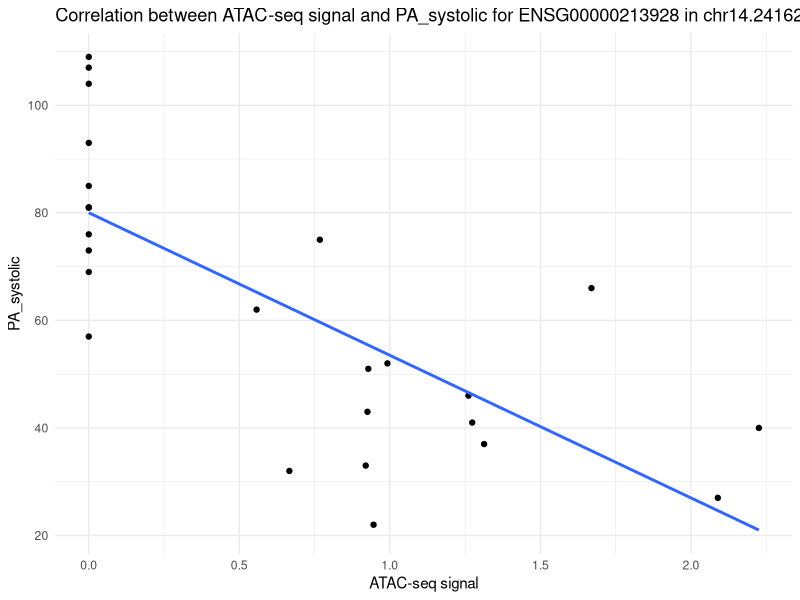
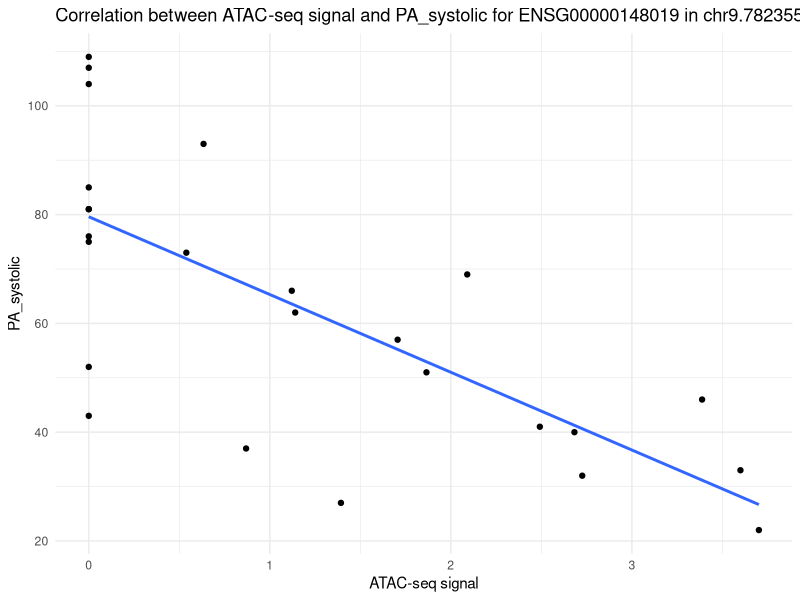
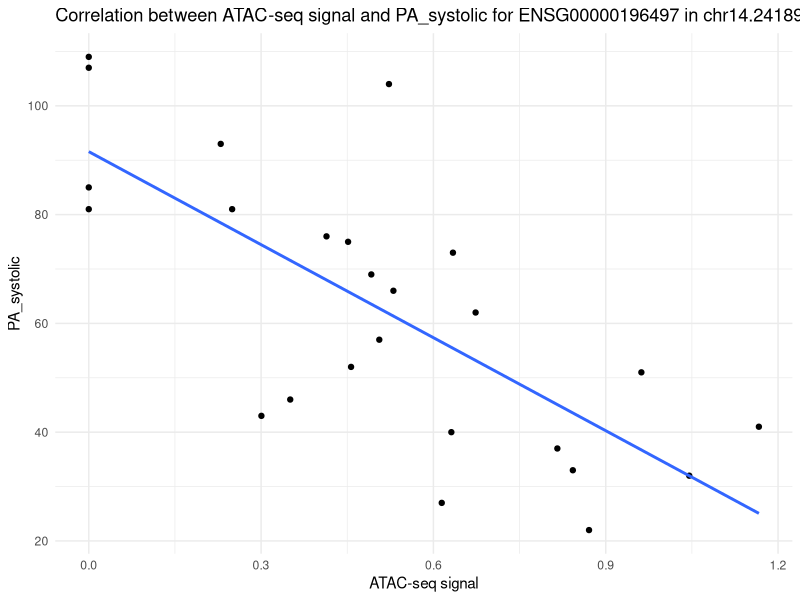
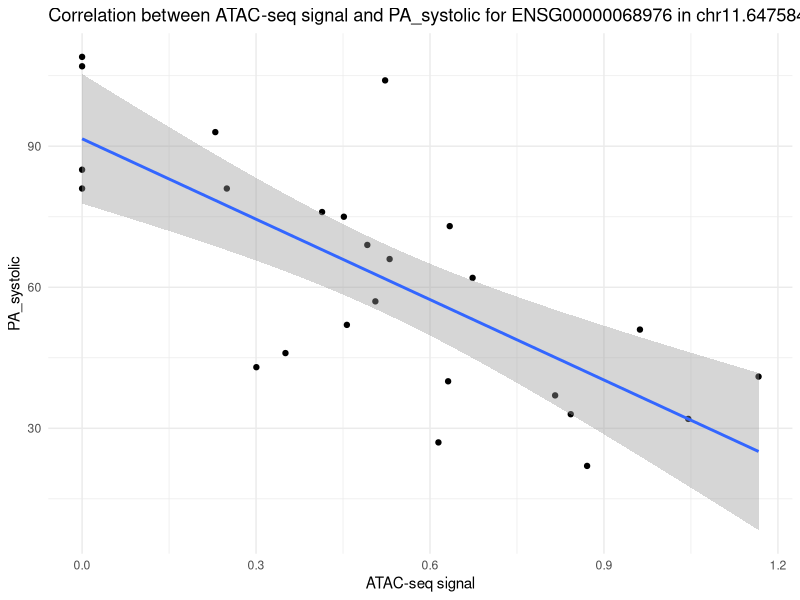

These charts were generated, in order, by the following R code:
library(ggplot2)

segment_name = "chr14.24162155.24162244"
gene_name = "ENSG00000213928"
clinical_parameter = "PA_systolic"

atac_vector = c(0.945924 , 0 , 2.08935 , 0.925572 , 0.666292 , 0.55749 , 0 , 0 , 0 , 0 , 0 , 0 , 0 , 0 , 0.991903 , 1.31306 , 0 , 1.26098 , 1.27345 , 0.767462 , 2.22566 , 0.919898 , 0.928498 , 1.66963 , 0 , 0)

clinical_vector = c(22 , 85 , 27 , 43 , 32 , 62 , 81 , 107 , 109 , 73 , NA , 93 , 76 , 57 , 52 , 37 , 69 , 46 , 41 , 75 , 40 , 33 , 51 , 66 , 104 , 81)


ggplot(data = data.frame(x = atac_vector, y = clinical_vector), aes(x = x, y = y)) +
  geom_point() +
  geom_smooth(method = "lm", se = FALSE) +
  labs(title = paste("Correlation between ATAC-seq signal and", clinical_parameter, "for", gene_name, "in", segment_name),
       x = "ATAC-seq signal",
       y = clinical_parameter) +
  theme_minimal()





segment_name = "chr9.78235502.78235541"
gene_name = "ENSG00000148019"
clinical_parameter = "PA_systolic"

atac_vector = c(3.70145 , 0 , 1.3929 , 0 , 2.72574 , 1.14032 , 0 , 0 , 0 , 0.538901 , 0 , 0.63404 , 0 , 1.70598 , 0 , 0.868933 , 2.0905 , 3.3877 , 2.49153 , 0 , 2.68271 , 3.5996 , 1.86529 , 1.12139 , 0 , 0)

clinical_vector = c(22 , 85 , 27 , 43 , 32 , 62 , 81 , 107 , 109 , 73 , NA , 93 , 76 , 57 , 52 , 37 , 69 , 46 , 41 , 75 , 40 , 33 , 51 , 66 , 104 , 81)

ggplot(data = data.frame(x = atac_vector, y = clinical_vector), aes(x = x, y = y)) +
  geom_point() +
  geom_smooth(method = "lm", se = FALSE) +
  labs(title = paste("Correlation between ATAC-seq signal and", clinical_parameter, "for", gene_name, "in", segment_name),
       x = "ATAC-seq signal",
       y = clinical_parameter) +
  theme_minimal()





segment_name = "chr14.24189949.24190798"
gene_name = "ENSG00000196497"
clinical_parameter = "PA_systolic"

atac_vector = c(0.870927058823529 , 0 , 0.614515070588235 , 0.300538470588235 , 1.04540455764706 , 0.673459505882353 , 0.249601058823529 , 0 , 0 , 0.634000411764706 , 0.432818882352941 , 0.229746176470588 , 0.413867617647059 , 0.505772294117647 , 0.456630964705882 , 0.815774117647059 , 0.491881011764706 , 0.350726234117647 , 1.16662211764706 , 0.451448191764706 , 0.631227091764706 , 0.842729411764706 , 0.962049214941176 , 0.5303518 , 0.522606223529412 , 0)

clinical_vector = c(22 , 85 , 27 , 43 , 32 , 62 , 81 , 107 , 109 , 73 , NA , 93 , 76 , 57 , 52 , 37 , 69 , 46 , 41 , 75 , 40 , 33 , 51 , 66 , 104 , 81)

ggplot(data = data.frame(x = atac_vector, y = clinical_vector), aes(x = x, y = y)) +
  geom_point() +
  geom_smooth(method = "lm", se = FALSE) +
  labs(title = paste("Correlation between ATAC-seq signal and", clinical_parameter, "for", gene_name, "in", segment_name),
       x = "ATAC-seq signal",
       y = clinical_parameter) +
  theme_minimal()





segment_name = "chr11.64758404.64758493"
gene_name = "ENSG00000068976"
clinical_parameter = "PA_systolic"

atac_vector = c(0.870927058823529 , 0 , 0.614515070588235 , 0.300538470588235 , 1.04540455764706 , 0.673459505882353 , 0.249601058823529 , 0 , 0 , 0.634000411764706 , 0.432818882352941 , 0.229746176470588 , 0.413867617647059 , 0.505772294117647 , 0.456630964705882 , 0.815774117647059 , 0.491881011764706 , 0.350726234117647 , 1.16662211764706 , 0.451448191764706 , 0.631227091764706 , 0.842729411764706 , 0.962049214941176 , 0.5303518 , 0.522606223529412 , 0)

clinical_vector = c(22 , 85 , 27 , 43 , 32 , 62 , 81 , 107 , 109 , 73 , NA , 93 , 76 , 57 , 52 , 37 , 69 , 46 , 41 , 75 , 40 , 33 , 51 , 66 , 104 , 81)

ggplot(data = data.frame(x = atac_vector, y = clinical_vector), aes(x = x, y = y)) +
  geom_point() +
  geom_smooth(method = "lm", se = TRUE) +
  labs(title = paste("Correlation between ATAC-seq signal and", clinical_parameter, "for", gene_name, "in", segment_name),
       x = "ATAC-seq signal",
       y = clinical_parameter) +
  theme_minimal()